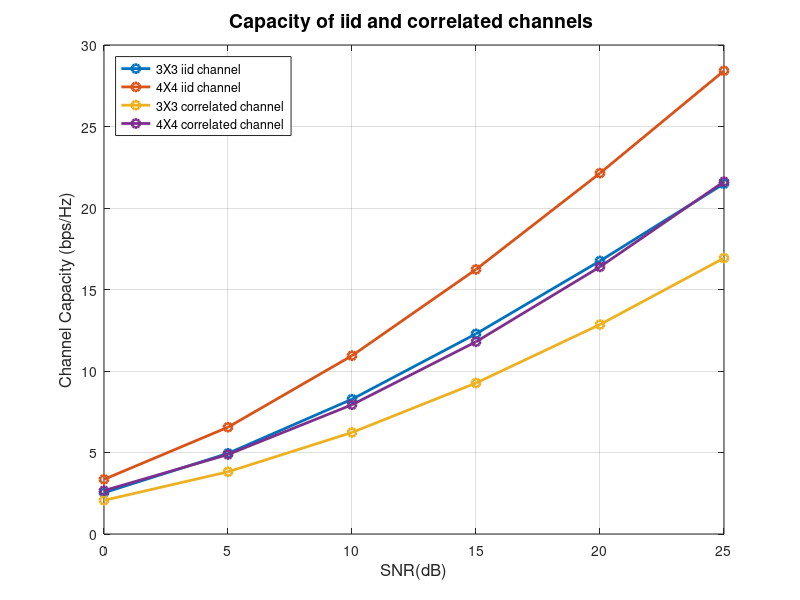

This figure's MATLAB source:
clc
clear all 
close all

% Rt = Rr = R

R = [1 0.76*exp(0.17j*pi) 0.43*exp(0.35j*pi) 0.25*exp(0.53j*pi); ...
0.76*exp(-0.17j*pi) 1 0.76*exp(0.17j*pi) 0.43*exp(0.35j*pi); ...
0.43*exp(-0.35j*pi) 0.76*exp(-0.17j*pi) 1 0.76*exp(0.17j*pi); ...
0.25*exp(-0.53j*pi) 0.43*exp(-0.35j*pi) 0.76*exp(-0.17j*pi) 1];

% Vary the Input SNr

SNr_dB = 0:5:25;
SNr_linear = 10.^(SNr_dB/10.);

% Set the number of Iterations.
N_iter = 1000;

N_SNr = length(SNr_dB);
sq2 = sqrt(0.5);

% Preallocation for channel capacity
C_iid = zeros(2,N_SNr);
C_corr = zeros(2,N_SNr);
% Simulating for differeNt number of antennas

for Nt = 3:4
    
    Nr = Nt;
    I = eye(Nr);
    
    for iter=1:N_iter
        
        H_iid = sq2*(randn(Nr,Nt)+1j*randn(Nr,Nt));
        H_corr = (R(1:Nt,1:Nt)^(1/2))*H_iid*(R(1:Nt,1:Nt)^(1/2));
        tmp1 = H_iid'*H_iid/Nt; 
        tmp2 = H_corr'*H_corr/Nt;
        
        for i=1:N_SNr 
            C_iid(Nt-2,i) = C_iid(Nt-2,i) + log2(det(I+SNr_linear(i)*tmp1));  
            C_corr(Nt-2,i) = C_corr(Nt-2,i) + log2(det(I+SNr_linear(i)*tmp2));
        end
        
    end
    
end

C_iid = real(C_iid)/N_iter;
C_corr = real(C_corr)/N_iter;

% Plotting

plot(SNr_dB,[C_iid;C_corr],'-o','linewidth',2)
grid on
xlabel('SNR(dB)','fontsize',12)
ylabel('Channel Capacity (bps/Hz)','fontsize',12)
title('Capacity of iid and correlated channels ','fontsize',14)
legend('3X3 iid channel','4X4 iid channel',...
    '3X3 correlated channel','4X4 correlated channel','location','Northwest')


